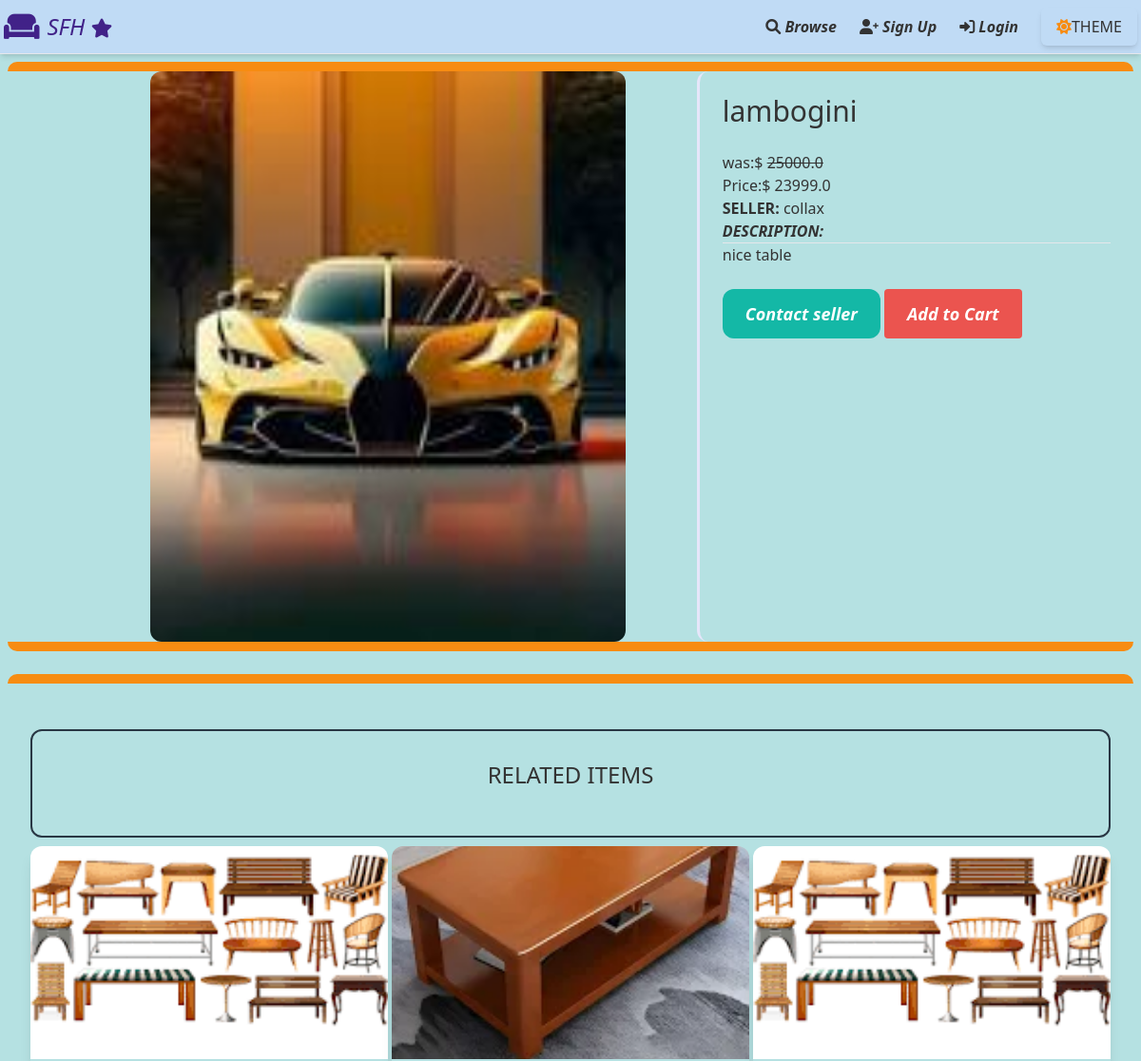
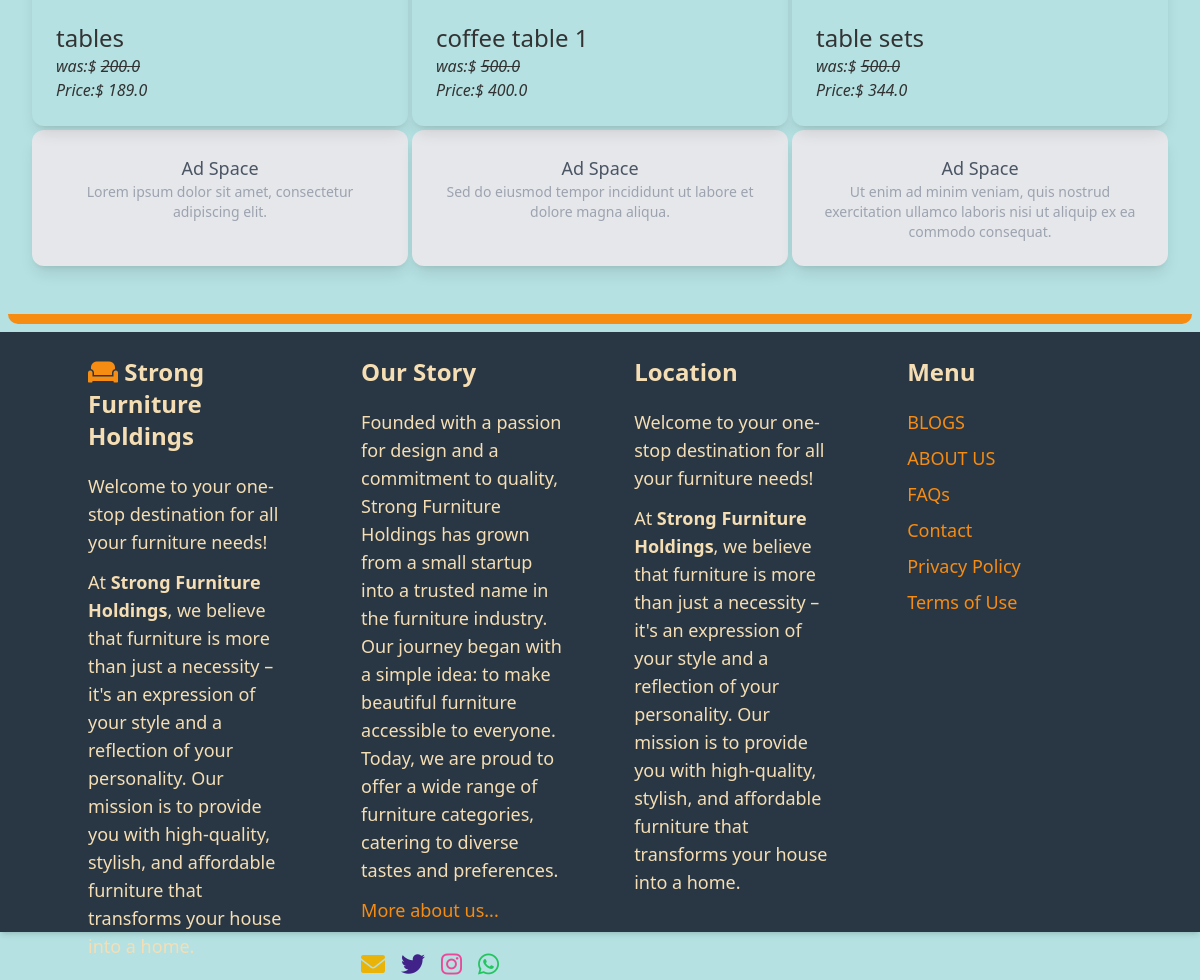
The app's page /items/21/ with its own data (2 pictures, top to bottom).
### item/models.py (models this page shows, shortened)
class Item(models.Model):
    Cartegory=models.ForeignKey(Cartegory, related_name='items', on_delete=models.CASCADE)
    name=models.CharField(max_length=255)
    description=models.TextField(blank=True, null=True)
    was= models.FloatField(blank=True, null=True)
    price= models.FloatField()
    image= models.ImageField(upload_to= 'items_images',blank=True, null=True)
    is_sold = models.BooleanField(default=False)
    created_by = models.ForeignKey(User,related_name= 'items', on_delete=models.CASCADE)
    created_at= models.DateTimeField(auto_now_add=True)

### item/views.py (the view)
# urls.py: path('<int:pk>/', views.detail, name='detail'),
def detail(request, pk):
    item = get_object_or_404(Item, pk=pk)
    related_items = Item.objects.filter(Cartegory=item.Cartegory, is_sold=False).exclude(pk=pk)[0:3]
    return render( request, 'item/detail.html', {
        'item': item,
        'related_items':related_items
    })

### item/templates/item/detail.html (shortened to what this page needs)
{% extends "core/base.html" %}
{% block content %}
<div style="height: 100%;" class="grid grid-cols-5 productbg roundedb gap-6">
  <div class="col-span-3">
    <img style="height: 100%; width:500px; margin-left: 150px; margin-bottom: 100px;" src="{{ item.image.url }}" class="rounded-xl">
  </div>
  <div style="border-left: 3px lavender solid;" class="col-span-2 p-6 productbg rounded-xl">
    <h1 class="mb-6 text-3xl">{{ item.name }}</h1>
    <div style="display: block; " >{% if item.was %}<div>was:$ <span style="text-decoration: line-through;">{{ item.was }}</span></div>{% endif %}<div>Price:$ {{ item.price }}</div></div>
    <p ><strong> SELLER: </strong>{{ item.created_by.username }} </p>
    {% if item.description %}
    <p class="italy">
      <strong >DESCRIPTION:</strong><br><hr>
      {{item.description}}
    </p>
    {% endif %}
    {% if request.user == item.created_by %}
    <div class="mt-6 p-6 productbg rounded-xl">
      <p>this is your item</p>
      <a href="{% url "item:edit" item.id%}" class="inline-block mt-6  px-6 py-3 text-lg font-semibold bg-teal-500 text-white rounded-xl">Edit</a>
      <a href="{% url "item:delete" item.id%}" class="inline-block mt-6  px-6 py-3 text-lg font-semibold bg-red-500 text-white rounded-xl">Delete</a>
    </div>
    {% else %}
    <a href="{% url "conversation:new" item.id %}" class="inline-block mt-6 italy px-6 py-3 text-lg font-semibold bg-teal-500 text-white rounded-xl hover:bg-teal-700">Contact seller</a>
    {% if not request.user.is_staff %}
        <a href="{% url 'dashboard:add_to_cart' item.id %}" class="inline-block cart italy text-lg font-semibold mt-6 px-6 text-white px-4 py-3 rounded hover:bg-green-700">Add to Cart</a>
        {% endif %}
      {% endif %}
  </div>
</div>
{% if related_items %}
<div class="mt-6 px-6 py-12 roundedb productbg ">
  <div class="newest rounded-xl"> <div class="mb-12 text-2xl  new text-center">RELATED ITEMS</div></div>
  <div class="grid grid-cols-1 md:grid-cols-2 lg:grid-cols-3 gap-1">
    {% for item in related_items %}
    <div class="productbg rounded-xl shadow-lg overflow-hidden transform transition-all duration-300 hover:scale-105 hover:shadow-2xl">
      <a href="{% url "item:detail" item.id %}">
        <img src="{{ item.image.url }}" alt="{{ item.name }}" class="w-full h-56 object-cover">
        <div class="p-6">
          <h2 class="text-2xl ">{{ item.name }}</h2>
          <div style="display: block; "  class="italy">{% if item.was %}<div>was:$ <span style="text-decoration: line-through;">{{ item.was }}</span></div>{% endif %}<div>Price:$ {{ item.price }}</div></div>
        </div>
      </a>
    </div>
    {% endfor %}
    <div class="bg-gray-200 rounded-xl shadow-lg p-6 text-center">
      <p class="text-lg text-gray-600">Ad Space</p>
      <p class="text-sm text-gray-400">Lorem ipsum dolor sit amet, consectetur adipiscing elit.</p>
    </div>
    <div class="bg-gray-200 rounded-xl shadow-lg p-6 text-center">
      <p class="text-lg text-gray-600">Ad Space</p>
      <p class="text-sm text-gray-400">Sed do eiusmod tempor incididunt ut labore et dolore magna aliqua.</p>
    </div>
    <div class="bg-gray-200 rounded-xl shadow-lg p-6 text-center">
      <p class="text-lg text-gray-600">Ad Space</p>
      <p class="text-sm text-gray-400">Ut enim ad minim veniam, quis nostrud exercitation ullamco laboris nisi ut aliquip ex ea commodo consequat.</p>
    </div>
  </div>
</div>
{% endif %}
{% endblock %}

### core/templates/core/base.html (style rules this page uses)
.light { --bg-color:rgb(181, 225, 226); --text-color: #333333; --nav-bg-color: #c0dbf5; --footer-bg-color: #293744; --index-bg-color: #1a7cdf; --index-text-color: #da4040; --a-text-color: #1a7cdf; --blue-color: rgb(65, 34, 136); --cart-color: rgb(235, 84, 79); --productbg-color: rgb(181, 225, 226); --searchb-color: rgb(218, 178, 241); --blued-color: #f78c12; --green-color:rgb(178, 243, 178); }
.cart { background-color: var(--cart-color); }
.productbg { background-color: var(--productbg-color); }
body { background-color: var(--bg-color); color: var(--text-color); }
a { color:var(--a-text-color) ; }
.roundedb { border-top: 10px solid var(--blued-color); border-bottom: 10px solid var(--blued-color); border-radius: 10px; }
.italy { font-style: italic; }
.newest { border: 2px var(--footer-bg-color) solid; display: flex; justify-content: center; align-items: center; padding: 0px; margin-bottom: 9px; cursor: none; color: var(--search-color); background-color: var(--productbg-color); }
.new { margin-top: 30px; }

### records on screen
Item: image (picture), name "lambogini", was "25000.0", price "23999.0", created_by.username "collax", description "nice table"
Item: image (picture), name "tables", was "200.0", price "189.0"
Item: image (picture), name "coffee table 1", was "500.0", price "400.0"
Item: image (picture), name "table sets", was "500.0", price "344.0"
